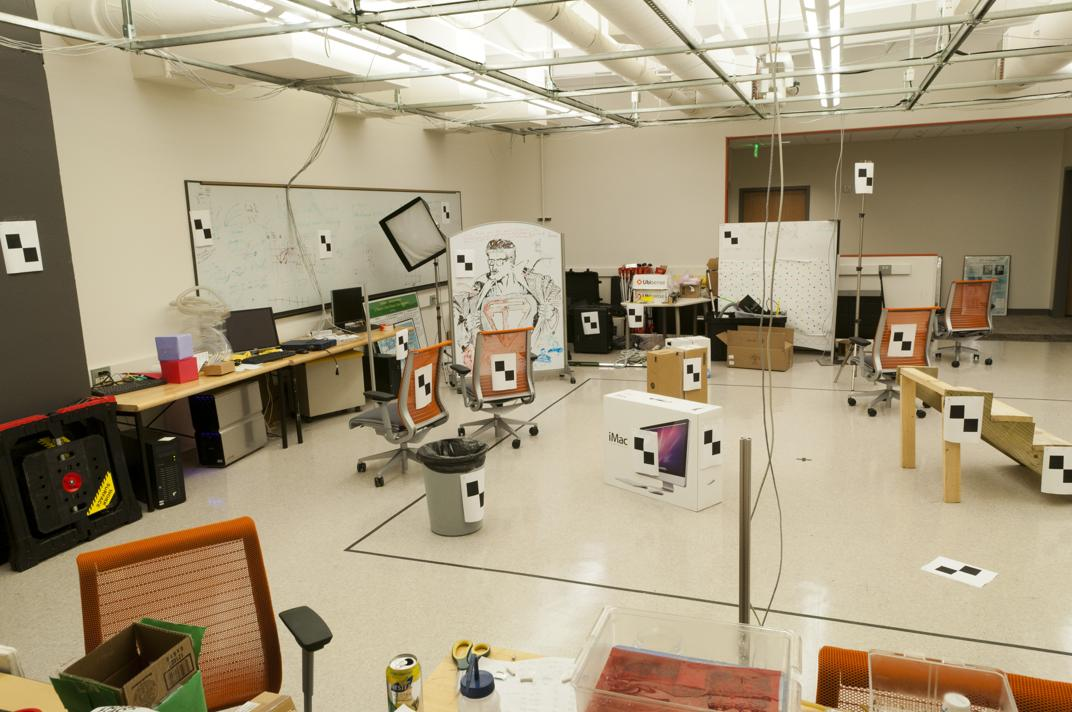
#> input picture PS3/pic_b.jpg, 1072 x 712 px
$ jupyter execute PS3.ipynb   (shell and % lines are left out)   (older library calls are emulated)
#> lines starting #> are read from the running program, lines starting #| are printed output that depends on the picture
# Problem Set 3: Geometry
---
## Setup

[cell 1]
# IPython magic
# Matplotlib magic

[cell 2]
# Imports
import cv2
import matplotlib.pyplot as plt
import numpy as np
# Matplotlib params
plt.rcParams['figure.figsize'] = (20.0, 8.0)
plt.rcParams['axes.titlesize'] = 18
plt.rcParams['lines.linewidth'] = 1
plt.rcParams['image.interpolation'] = 'nearest'
plt.rcParams['image.cmap'] = 'gray'

---
## 1. Calibration

[cell 3]
## Load dataset
# Points in image A
with open('pts2d-pic_a.txt', 'r') as f:
#> (reads PS3/pts2d-pic_a.txt from the repository)
    pts2d_a = np.array([[int(n) for n in line.split()] for line in f])
# Points in image B
with open('pts2d-pic_b.txt', 'r') as f:
#> (reads PS3/pts2d-pic_b.txt from the repository)
    pts2d_b = np.array([[int(n) for n in line.split()] for line in f])
# Points in 3D space
with open('pts3d.txt', 'r') as f:
#> (reads PS3/pts3d.txt from the repository)
    pts3d = np.array([[float(n) for n in line.split()] for line in f])
# Normalized points in image A
with open('pts2d-norm-pic_a.txt', 'r') as f:
#> (reads PS3/pts2d-norm-pic_a.txt from the repository)
    pts2d_norm_a = np.array([[float(n) for n in line.split()] for line in f])
# Normalized points in 3D space
with open('pts3d-norm.txt', 'r') as f:
    pts3d_norm = np.array([[float(n) for n in line.split()] for line in f])

### 1.1 Projection Matrix (M) using least squares

[cell 4]
def projection_matrix_lsq(pts2d, pts3d):
    '''
    Camera calibration: Calculate the projection matrix to transform points
    from the 3D coordinate frame to the 2D image coordinate frame.

    Uses the least squares solution to the linear correspondence equations.
    '''
    # Dims
    num_points = pts3d.shape[0]
    num_variables = 11
    # AM = b
    A = np.zeros((2*num_points, num_variables), dtype=np.float)
    b = np.zeros((2*num_points), dtype=np.float)
    # Form set of linear equations
    for ix, ([u, v], [x, y, z]) in enumerate(zip(pts2d, pts3d)):
        A[2*ix, :]   = [x, y, z, 1, 0, 0, 0, 0, -u*x, -u*y, -u*z]
        A[2*ix+1, :] = [0, 0, 0, 0, x, y, z, 1, -v*x, -v*y, -v*z]
        b[2*ix]      = u
        b[2*ix+1]    = v
    # Solve for M
    # M = (A'A)^-1.A'b
    M = np.linalg.inv(A.T@A) @ A.T @ b
    # M = np.linalg.lstsq(A, b)[0]
    M = np.append(M, 1).reshape((3, 4))
    return M

[cell 5]
# Calculate projection matrix M
M = projection_matrix_lsq(pts2d_norm_a, pts3d_norm)
print(M)

[cell 6]
pt_3d = pts3d_norm[-1].copy()
print('Coordinates of point in 3D (x, y, z)   : ({:.4f}, {:7.4f}, {:7.4f})'.format(*pt_3d))
pt_3d = np.append(pt_3d, 1)
us, vs, s = M @ pt_3d
print('Calculated coordinates in Image (u, v) : ({:.4f}, {:7.4f})'.format(us/s, vs/s))
u, v = pts2d_norm_a[-1]
print('Actual coordinates in Image (u, v)     : ({:.4f}, {:7.4f})'.format(u, v))
resid = np.sqrt((u-us/s)**2 + (v-vs/s)**2)
print('Calculated residue                     :  {:.4f}'.format(resid))

### 1.2 Random Sampling

[cell 7]
def sample_projection_matrix(pts2d, pts3d, train_size, val_size, num_iters=10):
    '''
    Randomly sample 'train_size' points and calculate the projection matrix M.
    Returns M which has lowest average residual among validation points.
    '''
#> called with pts2d = array of shape (20, 2), pts3d = array of shape (20, 3), val_size = 4, num_iters = 10
    # Number of points in the dataset
    num_points = pts3d.shape[0]
    # Initializations
    min_avg_resid = np.inf
    for it in range(num_iters):
        print('-' * 30)
        perm = np.random.permutation(num_points)
        # Common validation set
        val_ix = perm[:val_size]
        for k in train_size:
            # Randomly split data
            train_ix = np.random.permutation(perm[val_size:])[:k]
            # Calculate projection matrix
            pts2d_train = pts2d[train_ix]
            pts3d_train = pts3d[train_ix]
            M_sample = projection_matrix_lsq(pts2d_train, pts3d_train)
            # Project points in validation set
            pts3d_val = pts3d[val_ix]
            pts3d_val = np.column_stack((pts3d_val, np.ones(pts3d_val.shape[0])))
            proj = (M_sample @ pts3d_val.T).T
            u_calc, v_calc = proj[:, 0]/proj[:, -1], proj[:, 1]/proj[:, -1]
            # Calculate error from ground truth
            u, v = pts2d[val_ix, 0], pts2d[val_ix, 1]
            resid = np.sqrt((u-u_calc)**2 + (v-v_calc)**2)
            # Store best value
            avg_resid = np.mean(resid)
            if avg_resid < min_avg_resid:
                min_avg_resid = avg_resid
                M_best = M_sample
            print('#{:d}: k={:02d}, residual={:0.2f}'.format(it, k, avg_resid))
    return M_best

Msample = sample_projection_matrix(pts2d_b, pts3d, train_size=[8, 12, 16], val_size=4)

We can see that more points usually correspond to a lower average residual. This is because the noise is averaged out while calculating the projection matrix. There are some exceptions because a bigger set has a higher probability of containing an outlier.

[cell 8]
print(Msample)

### 1.3 Camera Center

[cell 9]
def camera_center(M):
    '''
    Calculate camera center using the projection matrix.
    M = [Q | m4]
    C = -Q^-1 * m4
    '''
    Q = M[:, :3]
    m4 = M[:, 3]
    C = -np.linalg.inv(Q) @ m4
    return C

C = camera_center(Msample)
print('Coordinates of camera center (x, y, z): ({:.4f}, {:7.4f}, {:7.4f})'.format(*C))

---
## 2. Fundamental Matrix
### 2.1 Calculation using SVD

[cell 10]
def fundamental_matrix_svd(pts_a, pts_b):
    '''
    Calculate fundamental matrix that transforms points from the homogenous
    2D coordinate frame a to homogenous 2D coordinate frame b.
    '''
    # Dims
    num_points = pts_a.shape[0]
    num_variables = 9
    # AF = 0
    A = np.zeros((num_points, num_variables), dtype=np.float)
    # Form set of linear equations
    for ix, ([u1, v1], [u2, v2]) in enumerate(zip(pts_a, pts_b)):
        A[ix, :] = [u2*u1, u2*v1, u2, v2*u1, v2*v1, v2, u1, v1, 1]
    # Solve for F subject to |F| = 1 (SVD Trick)
    u, s, vt = np.linalg.svd(A.T @ A)
    F = vt[-1, :].reshape((3, 3))
    return F

[cell 11]
F = fundamental_matrix_svd(pts2d_a, pts2d_b)
print(F)

### 2.2 Rank Constraint

[cell 12]
def reduce_rank(A, rank):
    '''
    Get a low rank approximation of A.
    '''
    assert(rank < min(A.shape))
    # U*S*V'
    u, s, vt = np.linalg.svd(A)
    # Select top 'rank' singular values
    A = (u[:, :rank]*s[:rank]) @ vt[:rank, :]
    return A

[cell 13]
F = reduce_rank(F, rank=2)
print(F)

### 2.3 Epipolar Lines

[cell 14]
## Load image B
imgb = cv2.imread('pic_b.jpg')
#> imgb is the input picture: shape (712, 1072, 3); mean B, G, R 126, 152.9, 166.6
## OpenCV BGR to RGB
imgb = imgb[:,:,::-1]

[cell 15]
def get_epipolar_lines(pts, F):
    '''
    Calculate equations of corresponding epipolar lines of input
    points using the input fundamental matrix.
    '''
    pts_hg = np.column_stack((pts, np.ones(pts.shape[0])))
    lines = (F @ pts_hg.T).T
    return lines

def plot_epipolar_lines(ax, lines, img):
    # Dims
    h, w = imgb.shape[:-1]
#> h = 712; w = 1072
    # Left and right edge lines
    edge_l = np.array([1, 0, 0])
    edge_r = np.array([-1, 0, w])
#> edge_r = [-1, 0, 1072]
    for ln in lines:
        # p = l1 x l2
        pt_l = np.cross(ln, edge_l)
        pt_r = np.cross(ln, edge_r)
        # Homogeneous to pixel
        xl, yl = pt_l[0]/pt_l[2], pt_l[1]/pt_l[2]
        xr, yr = pt_r[0]/pt_r[2], pt_r[1]/pt_r[2]
        # Plot line
        ax.plot([xl, xr], [yl, yr], 'b')
    return

[cell 16]
# Plot
fig, ax = plt.subplots(1, 1)
ax.set_title('Epipolar Lines')
ax.imshow(imgb);
ax.set_xlim(ax.get_xlim())
ax.set_ylim(ax.get_ylim())
# Label points
ax.plot(pts2d_b[:, 0], pts2d_b[:, 1], 'rx')
# Epipolar lines
lines = get_epipolar_lines(pts2d_a, F)
plot_epipolar_lines(ax, lines, imgb)
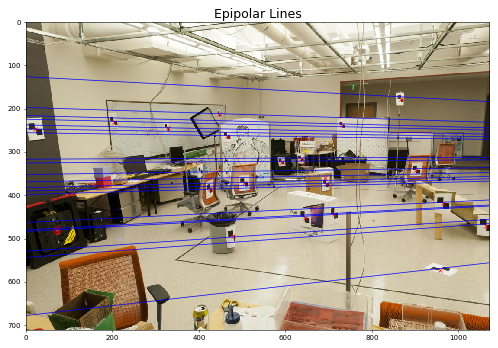
#> figure drawn by matplotlib, 1 panel

### 2.4x Normalization

[cell 17]
def normalize(pts2d):
    '''
    Center and scale image coordinates.
    '''
    # Params
    u_mean, v_mean = np.mean(pts2d, axis=0)
    u_std, v_std = np.std(pts2d, axis=0)
    # Transformation matrix
    T = np.array([[1/u_std, 0,       -u_mean/u_std],
                  [0,       1/v_std, -v_mean/v_std],
                  [0,       0,       1            ]])
    pts2d_hg = np.column_stack((pts2d, np.ones(pts2d.shape[0])))
    pts2d_norm = (T @ pts2d_hg.T).T
    return pts2d_norm[:, :-1], T

[cell 18]
# Normalize points
pts2d_an, Ta = normalize(pts2d_a)
pts2d_bn, Tb = normalize(pts2d_b)
# Calculate normlized fundamental matrix
F_hat = fundamental_matrix_svd(pts2d_an, pts2d_bn)
F_hat = reduce_rank(F_hat, rank=2)
# Inverse transformation
F = Tb.T @ F_hat @ Ta
print(F)

### 2.5x Epipolar lines after normalization

[cell 19]
# Plot
fig, ax = plt.subplots(1, 1)
ax.set_title('Epipolar Lines (Normalized Points)')
ax.imshow(imgb);
ax.set_xlim(ax.get_xlim())
ax.set_ylim(ax.get_ylim())
# Label points
ax.plot(pts2d_b[:, 0], pts2d_b[:, 1], 'rx')
# Epipolar lines
lines = get_epipolar_lines(pts2d_a, F)
plot_epipolar_lines(ax, lines, imgb)
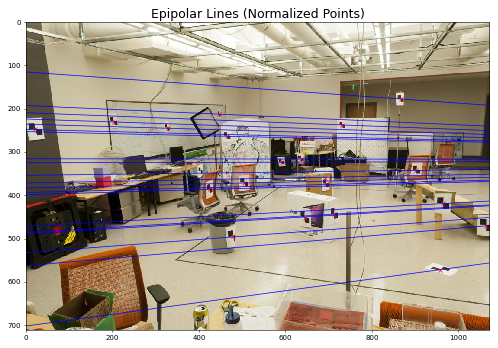
#> figure drawn by matplotlib, 1 panel
